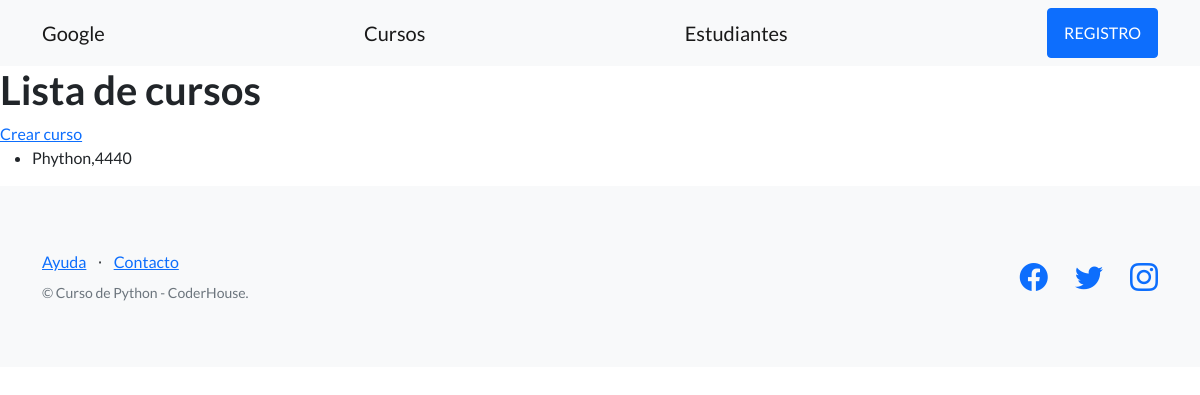
/estudios/cursos/, run on an earlier commit of the app's database.
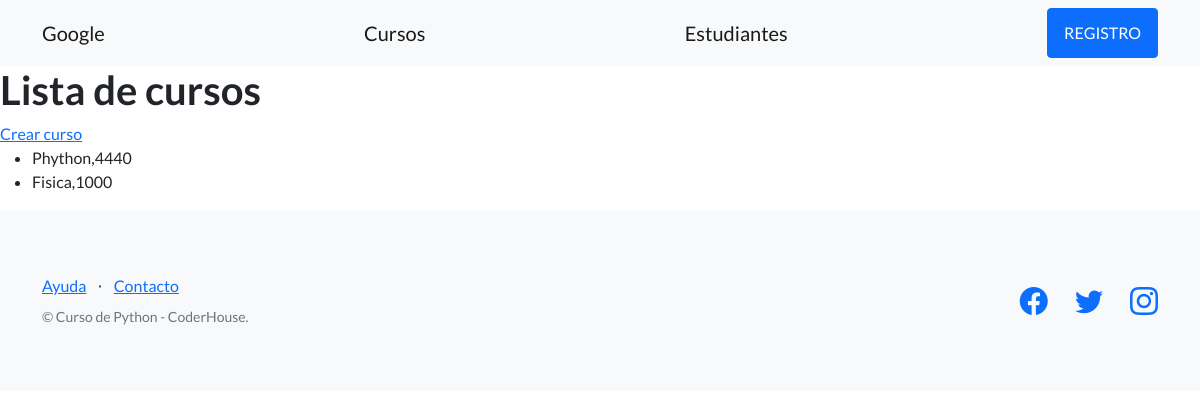
And on a later commit of the database.
### AppCoder/models.py (models this page shows, shortened)
class Curso(models.Model):
    nombre = models.CharField(max_length=80) #equivalente de str
    comision = models.IntegerField()  #equivalente a int

### AppCoder/views.py (the view)
# urls.py: path("cursos/", listar_cursos, name="lista_cursos"),
def listar_cursos(request):
    contexto = {
        "cursos" : Curso.objects.all(),
    }
    http_response = render(
      request=request,
    template_name='AppCoder/lista_cursos.html',
      context=contexto,
  )
    return http_response

### AppCoder/templates/AppCoder/lista_cursos.html
{% extends "AppCoder/base.html"%}
{% block contenido %}
<section>
    <div>
        <h1>Lista de cursos</h1>
        <a href="{% url 'crear-curso' %}">Crear curso</a>
        <ul>
        {% for curso in cursos %}
         <li>{{curso.nombre}},{{curso.comision}}</li>
        {% endfor %}
        </ul>
    </div>
</section>
{% endblock contenido %}

### AppCoder/templates/AppCoder/base.html (shortened to what this page needs)
{% load static %}
<!DOCTYPE html>
<html lang="en">
    <head>
        <link href="https://cdn.jsdelivr.net/npm/bootstrap-icons@1.5.0/font/bootstrap-icons.css" rel="stylesheet" type="text/css" />
        <link href="{%static 'css/styles.css'%}" rel="stylesheet"/>
    </head>
    <body>
        <nav class="navbar navbar-light bg-light static-top">
            <div class="container">
                <a class="navbar-brand" href="https://www.google.com">Google</a>
                <a class="navbar-brand" href="{% url 'lista_cursos'%}">Cursos</a>
                <a class="navbar-brand" href="{% url 'lista_estudiantes'%}">Estudiantes</a>
                <a class="btn btn-primary" href="#signup">REGISTRO</a>
            </div>
        </nav>
        <section style="padding:4rem 2 rem;">
            {% block contenido %}
            {% endblock contenido %}
        </section>
        <footer class="footer bg-light">
            <div class="container">
                <div class="row">
                    <div class="col-lg-6 h-100 text-center text-lg-start my-auto">
                        <ul class="list-inline mb-2">
                            <li class="list-inline-item"><a href="#!">Ayuda</a></li>
                            <li class="list-inline-item">⋅</li>
                            <li class="list-inline-item"><a href="#!">Contacto</a></li>
                        </ul>
                        <p class="text-muted small mb-4 mb-lg-0">&copy; Curso de Python - CoderHouse.</p>
                    </div>
                    <div class="col-lg-6 h-100 text-center text-lg-end my-auto">
                        <ul class="list-inline mb-0">
                            <li class="list-inline-item me-4">
                                <a href="https://es-la.facebook.com/"><i class="bi-facebook fs-3"></i></a>
                            </li>
                            <li class="list-inline-item me-4">
                                <a href="https://twitter.com/?lang=es"><i class="bi-twitter fs-3"></i></a>
                            </li>
                            <li class="list-inline-item">
                                <a href="https://www.instagram.com/espndeportes/?hl=es"><i class="bi-instagram fs-3"></i></a>
                            </li>
                        </ul>
                    </div>
                </div>
            </div>
        </footer>
    </body>
</html>

What changed in the data, as far as the page shows it:
added Curso: nombre "Fisica", comision "1000"
